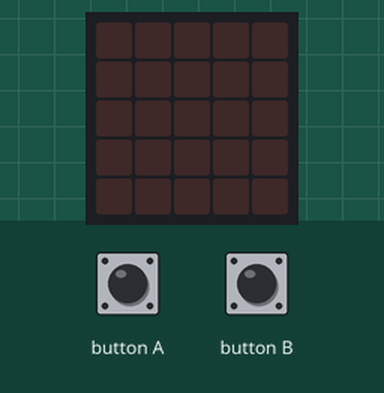
This program was run on a simulated BBC micro:bit running MicroPython. Shown: the board's 5×5 LED display. Inputs (shaded band) come from the test bench.

Above: at 1.2 s.
1.3 s: button A pressed for 0.15 s
At 2.5 s:
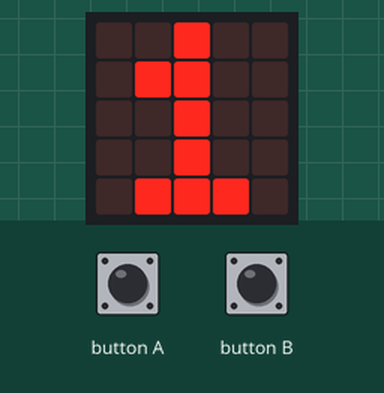
2.9 s: button B pressed for 0.15 s
At 3.7 s:
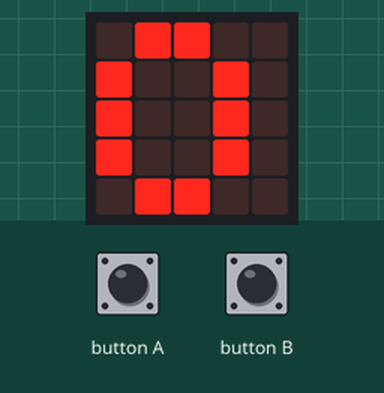
Timing chart, 0 to 5.9 s (numbered marks = the images above; inputs shaded):
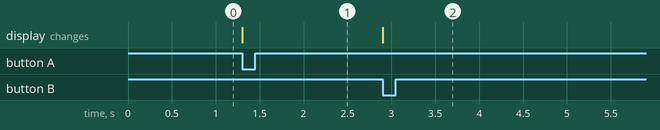

The program:

1-9_code-main.py
```python
from microbit import *

hungryness = 0

while True:
    if button_a.was_pressed():
        hungryness = hungryness + 1
        display.show(hungryness)
    if button_b.was_pressed():
        hungryness = 0
        display.show(hungryness)
```

Measured:
- after the input at 1.3 s, the display: changes at once (image 1)
- after the input at 2.9 s, the display: changes at once (image 2)
